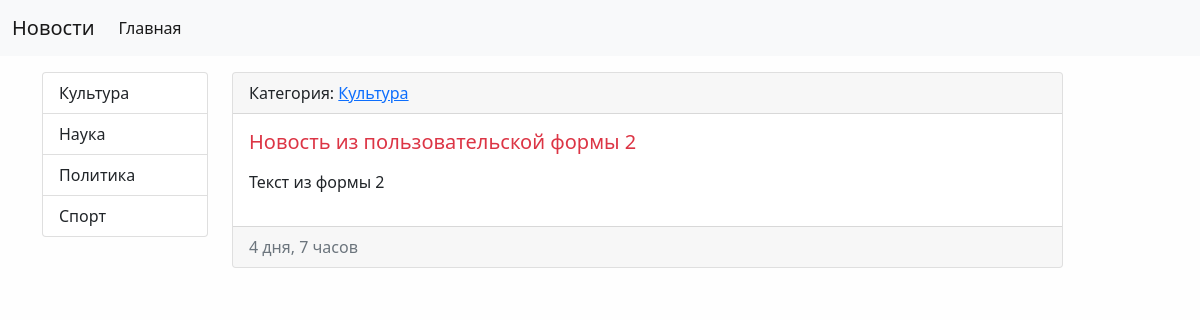
Before: /news/8/ with the older database file.
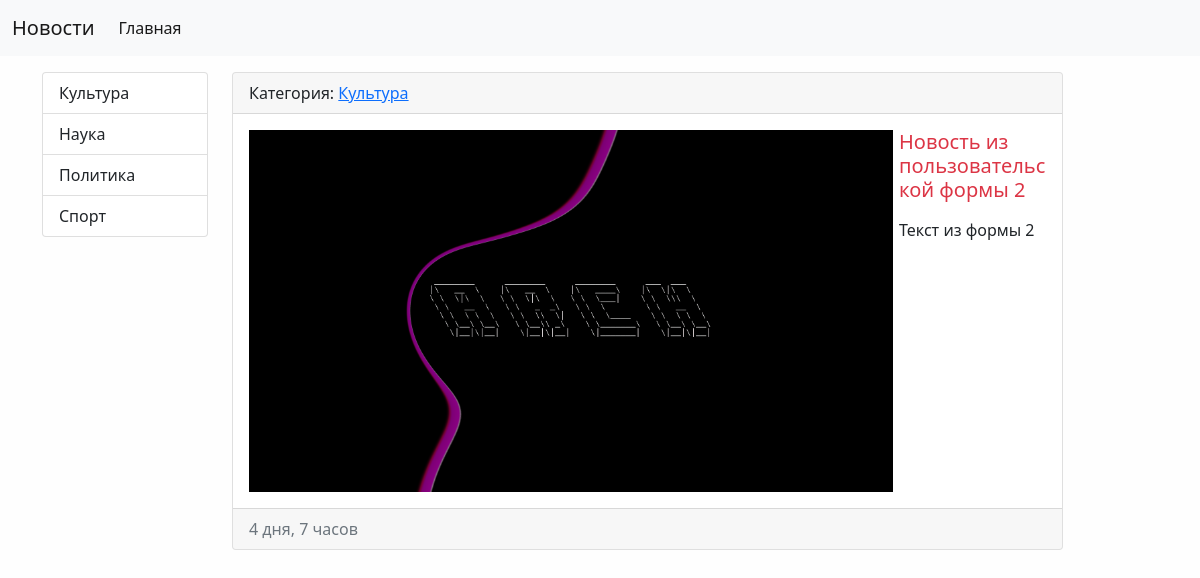
After: the same page with the newer database file.
### news/models.py (models this page shows, shortened)
class News(models.Model):
    title = models.CharField(max_length=150, verbose_name='Наименование')
    content = models.TextField(blank=True, verbose_name='Контент')  # blank=True - не обязательное к заполнению
    created_at = models.DateTimeField(auto_now_add=True, verbose_name='Дата публикации')
    update_at = models.DateTimeField(auto_now=True, verbose_name='Обновлено')
    photo = models.ImageField(upload_to='photos/%Y/%m/%d/', verbose_name='Фото', blank=True)
    is_published = models.BooleanField(default=True, verbose_name='Опубликовано')  # если не указать значение по умолчанию то будет None
    category = models.ForeignKey('Category', on_delete=models.PROTECT, null=True, verbose_name='Категория')
    class Meta:
        verbose_name = 'новость'  # название в единсвенном
        verbose_name_plural = 'новости'  # название в множественном
        ordering = ['-created_at']

class Category(models.Model):
    title = models.CharField(max_length=150, db_index=True, verbose_name='Наименование категорий')
    def get_absolute_url(self):
        return reverse('category', kwargs={"category_id": self.pk})
    def __str__(self):
        return self.title
    class Meta:
        verbose_name = 'Категория'  # название в единсвенном
        verbose_name_plural = 'Категории'  # название в множественном
        ordering = ['title']

### news/views.py (the view)
# urls.py: path('news/<int:pk>/', ViewNews.as_view(), name='view_news'),
class ViewNews(DetailView):     # Чтение персональной записи
    model = News
    context_object_name = 'news_item'

### news/templatetags/news_tags.py (called while the page is built)
@register.simple_tag(name='get_list_categories')
def get_categories():
    return Category.objects.all()

@register.inclusion_tag('news/inc/sidebar_categories.html')
def show_categories():
    categories = Category.objects.all()
    return {"categories": categories}

### news/templates/news/news_detail.html (shortened to what this page needs)
{% extends 'base.html' %}
{% block content%}
<div class="card mb-6">
    <div class="card-header">
        Категория: <a href="{{ news_item.category.get_absolute_url }}">{{ news_item.category }}</a>
    </div>
    <div class="card-body mr-3" >
        {% if news_item.photo %}
        <img src="{{ news_item.photo.url }}" align="left" style="padding-right: 6px;" width="650" class="float-left ">
        {% endif %}
        <h5 class="card-title {% cycle 'text-danger' 'text-success' %}">{{ news_item.title }}</h5>
        <p class="card-text">{{ news_item.content|safe|linebreaks }}</p>
    </div>
    <div class="card-footer text-muted">
        {{ news_item.created_at|timesince }}
    </div>
</div>
{% endblock %}

Changed rows visible on the page:
changed News "Новость из пользовательской формы 2": photo: picture added
